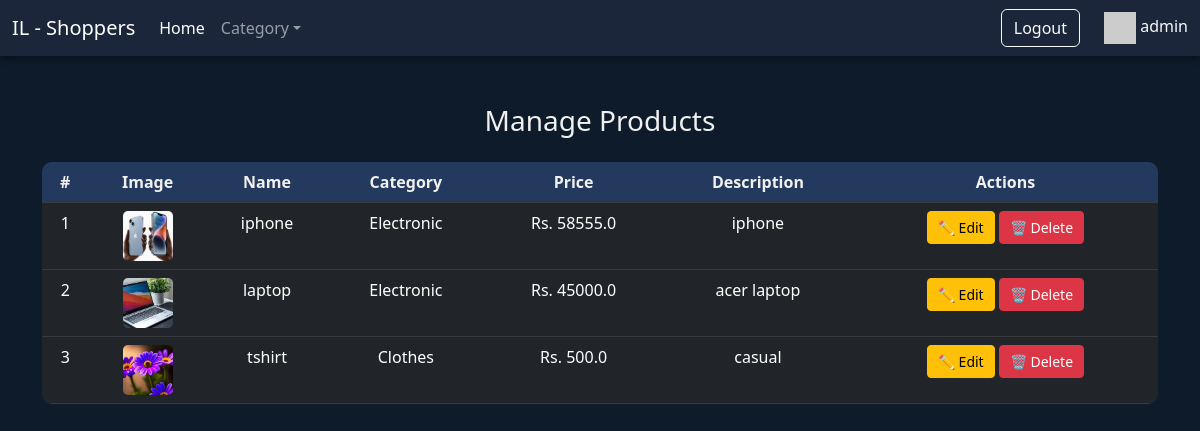
The app's page /manageproduct (signed in) with its own data.
### myapp/models.py (models this page shows, shortened)
class product(models.Model):
    name = models.CharField(max_length=20)
    catid = models.ForeignKey(category,on_delete=models.CASCADE)
    pimage = models.ImageField(upload_to="photos")
    price = models.FloatField()
    description = models.TextField()
    status = models.CharField(max_length=20)
    sellerid = models.ForeignKey(registermodel,on_delete=models.CASCADE)
    def product_photo(self):
        return mark_safe('<img src="{}" width="100"/>'.format(self.pimage.url))
    product_photo.allow_tags = True

class category(models.Model):
    catname = models.CharField(max_length=30)
    def __str__(self):
        return self.catname

### myapp/views.py (the view)
# urls.py: path("manageproduct",views.manageproduct),
def manageproduct(request):
    sellerid__loggedin = request.session["log_id"]
    fetchdata = product.objects.filter(sellerid=sellerid__loggedin)
    context = {
        "data":fetchdata
    }
    return render(request,"manageproduct.html",context)

### myapp/templates/manageproduct.html (shortened to what this page needs)
<!DOCTYPE html>
<html lang="en">
<head>
    <link href="https://cdn.jsdelivr.net/npm/bootstrap@5.3.0-alpha3/dist/css/bootstrap.min.css" rel="stylesheet">
</head>
<body>
   <nav class="navbar navbar-expand-lg navbar-dark">
  <div class="container-fluid">
    <a class="navbar-brand" href="#">IL - Shoppers</a>
    <div class="collapse navbar-collapse" id="navbarNav">
      <ul class="navbar-nav me-auto mb-2 mb-lg-0">
        <li class="nav-item"><a class="nav-link active" href="#">Home</a></li>
        <li class="nav-item dropdown">
          <a class="nav-link dropdown-toggle" href="#" role="button" data-bs-toggle="dropdown" aria-expanded="false">Category</a>
        </li>
      </ul>
      <div class="d-flex align-items-center">
        {% if request.session.log_name %}
        <a class="btn btn-outline-light me-2" href="/logout">Logout</a>
        <div class="user-info ms-3">
          <img src="https://via.placeholder.com/32" alt="User">
          <span class="text-light">{{ request.session.log_name }}</span>
        </div>
        {% else %}
                <a class="btn btn-outline-light me-2" href="/login">Login</a>
        <a class="btn btn-outline-light me-2" href="/register">Sign Up</a>
        {% endif %}
      </div>
    </div>
  </div>
</nav>
    <div class="container my-5">
        <h3 class="text-center mb-4">Manage Products</h3>
        <div class="table-responsive">
            <table class="table table-dark table-hover text-center">
                <thead>
                    <tr>
                        <th>#</th>
                        <th>Image</th>
                        <th>Name</th>
                        <th>Category</th>
                        <th>Price</th>
                        <th>Description</th>
                        <th>Actions</th>
                    </tr>
                </thead>
                <tbody>
                    {% for i in data %}
                    <tr>
                        <td>{{ forloop.counter }}</td>
                        <td><img src="/media/{{ i.pimage }}" class="product-img" alt="Product 2"></td>
                        <td>{{ i.name }}</td>
                        <td>{{ i.catid }}</td>
                        <td>Rs. {{ i.price }}</td>
                        <td>{{ i.description }}</td>
                        <td>
                            <button class="btn btn-sm btn-warning btn-action">✏️ Edit</button>
                            <button class="btn btn-sm btn-danger btn-action">🗑️ Delete</button>
                        </td>
                    </tr>
                {% endfor %}
                </tbody>
            </table>
        </div>
    </div>
</body>
</html>

### myapp/templates/manageproduct.html (style rules this page uses)
body { background-color: #0d1b2a; color: #f0f0f0; }
.navbar { background-color: #1b263b; box-shadow: 0 4px 6px rgba(0, 0, 0, 0.3); }
.table { background-color: #1b263b; border-radius: 10px; overflow: hidden; }
.table th { background-color: #23395d; color: #f0f0f0; }
.table tbody tr { transition: background-color 0.3s ease-in-out; }
.btn-action { padding: 5px 10px; font-size: 14px; }
.product-img { width: 50px; height: 50px; object-fit: cover; border-radius: 5px; }

### records on screen
product: pimage (picture), name "iphone", catid "Electronic", price "58555.0", description "iphone"
product: pimage (picture), name "laptop", catid "Electronic", price "45000.0", description "acer laptop"
product: pimage (picture), name "tshirt", catid "Clothes", price "500.0", description "casual"

### other values on screen
{{ request.session.log_name }} "admin"
